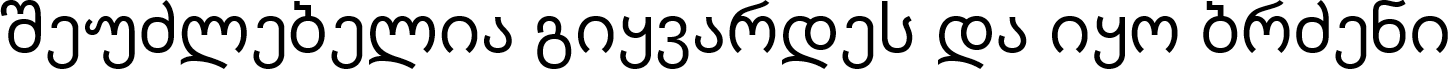
#> input picture 6sem/result/input/phrase.png, 1448 x 69 px
$ python main.py
#> lines starting #> are read from the running program, lines starting #| are printed output that depends on the picture; after the words box and inside, x2 and y2 are one past the last pixel; in counts of white or black regions, pixels touching at a corner belong together
#> in main, input_img is the input picture: PIL image 1448x69 RGB; min 0, max 255, mean 203.4
### 6sem/result/help.py
import numpy as np
from matplotlib import pyplot as plt

def gray(input: np.array) -> np.array:
    H, W = input.shape[:2]
#> H = 69; W = 1448
    output = np.zeros((H, W), dtype=input.dtype)

    R = input[:, :, 0]
    G = input[:, :, 1]
    B = input[:, :, 2]
    output = 0.2126*R + 0.7152*G + 0.0722*B

    return output

def binarization(input: np.array, d: int, t: float) -> np.array:
#> called with d = 5, t = 0.15
    H, W = input.shape[:2]
#> H = 69; W = 1448
    output = np.zeros((H, W), dtype=input.dtype)
    r = W  // (d * 2)
#> r = 144

    intImg = input.cumsum(axis=0).cumsum(axis=1)

    i, j = np.meshgrid(np.arange(W), np.arange(H))
    w1 = np.maximum(i - r, 0)
    w2 = np.minimum(i + r, W - 1)
    h1 = np.maximum(j - r, 0)
    h2 = np.minimum(j + r, H - 1)

    count = (w2 - w1) * (h2 - h1)
    sum_val = intImg[h2, w2] - intImg[h1 + 1, w2] - intImg[h2, w1 + 1] + intImg[h1 + 1, w1 + 1]

    mask = input * count <= sum_val * (1 - t)
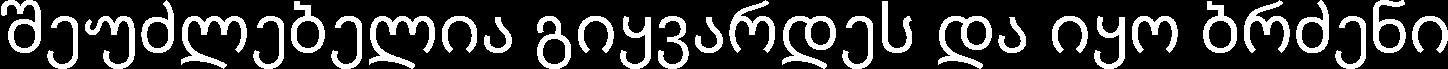
#> mask: shape (69, 1448) bool; 21.1% white; 31 white regions, largest, box (x1, y1, x2, y2) and area: (369, 16, 435, 69) 1154, (181, 16, 247, 69) 1127, (782, 16, 836, 69) 1091
    output[mask] = 0
    output[~mask] = 255

    return output

# [30 lines left out: functions write_profile_x, write_profile_y, not called in this run]

def get_borders_symbol(input: np.array) -> np.array:
    profile_x = input.sum(axis=0)
    borders = []

    i = 0
    while i < profile_x.shape[0]:
        if profile_x[i] != 0:
            x_start = i
            dist = 0
            while profile_x[i + dist] != 0:
                dist += 1
                if i + dist >= profile_x.shape[0]:
                    i += 1
                    break
            i += dist
            x_end = i - 1

            letter_array = input[:, x_start : x_end + 1]
            profile_y = letter_array.sum(axis=1)
            j = 0
            while j < profile_y.shape[0]:
                if profile_y[j] != 0:
                    y_start = j
                    break
                j += 1

            j = profile_y.shape[0] - 1
            while j >= 0:
                if profile_y[j] != 0:
                    y_end = j
                    break
                j -= 1

            borders.append(((x_start, y_start), (x_end, y_end)))
        i += 1

    return borders

def get_borders_line(input: np.array) -> np.array:
    profile_y = input.sum(axis=1)
    borders = []

    i = 0
    while i < profile_y.shape[0]:
        if profile_y[i] != 0:
            y_start = i
            dist = 0
            while profile_y[i + dist] != 0:
                dist += 1
                if i + dist >= profile_y.shape[0]:
                    i += 1
                    break
            i += dist
            y_end = i - 1

            letter_array = input[y_start : y_end + 1, :]
            profile_x = letter_array.sum(axis=0)
            j = 0
            while j < profile_x.shape[0]:
                if profile_x[j] != 0:
                    x_start = j
                    break
                j += 1

            j = profile_x.shape[0] - 1
            while j >= 0:
                if profile_x[j] != 0:
                    x_end = j
                    break
                j -= 1

            borders.append(((x_start, y_start), (x_end, y_end)))
        i += 1

    return borders

def get_borders_text(input: np.array) -> np.array:
    profile_x = input.sum(axis=0)
    profile_y = input.sum(axis=1)
    borders = []

    i = 0
    while i < profile_x.shape[0]:
        if profile_x[i] != 0:
            x_start = i
            break
        i += 1

    i = profile_x.shape[0] - 1
    while i >= 0:
        if profile_x[i] != 0:
            x_end = i
            break
        i -= 1

    i = 0
    while i < profile_y.shape[0]:
        if profile_y[i] != 0:
            y_start = i
            break
        i += 1

    i = profile_y.shape[0] - 1
    while i >= 0:
        if profile_y[i] != 0:
            y_end = i
            break
        i -= 1

    borders.append((x_start, y_start))
    borders.append((x_end, y_end))

    return borders

### 6sem/result/main.py
import numpy as np
from PIL import Image
import os
from help import gray, binarization, get_borders_symbol, get_borders_line, get_borders_text, write_profile_x, write_profile_y

def main():
    current_folder = os.path.dirname(os.path.abspath(__file__))
    input_folder = os.path.join(current_folder, 'input')
    output_folder = os.path.join(current_folder, 'output/letter')

    file_name = 'phrase.png'
    input_str = os.path.join(input_folder, file_name)
    input_img = Image.open(input_str).convert('RGB')
    input_array = np.array(input_img)

    grey_array = gray(input_array)
    input_bin = binarization(grey_array, 5, 0.15)

    input_bin[input_bin == 0] = 1
    input_bin[input_bin == 255] = 0

    borders_symbol = get_borders_symbol(input_bin)
#> in get_borders_symbol, `profile_x = input.sum(axis=0)`: profile_x = 1448 values, max 50 at index 887, min 0 at index 0, mean 14.58
#> after the loop in get_borders_symbol, `while i < profile_x.shape[0]:`: borders = 31 items; i = 1450
#> borders_symbol = 31 items
    for i in range(0, len(borders_symbol)):
        letter_array = input_array[borders_symbol[i][0][1] : borders_symbol[i][1][1] + 1, borders_symbol[i][0][0] : borders_symbol[i][1][0] + 1]
        letter_img = Image.fromarray(letter_array)
        output_path = os.path.join(output_folder, f'letter_{i+1}.png')
        letter_img.save(output_path)
#> this loop made 31 passes

    output_folder = os.path.join(current_folder, 'output')

    file_name = 'phrase_2.png'
    input_str = os.path.join(input_folder, file_name)
    input_img = Image.open(input_str).convert('RGB')
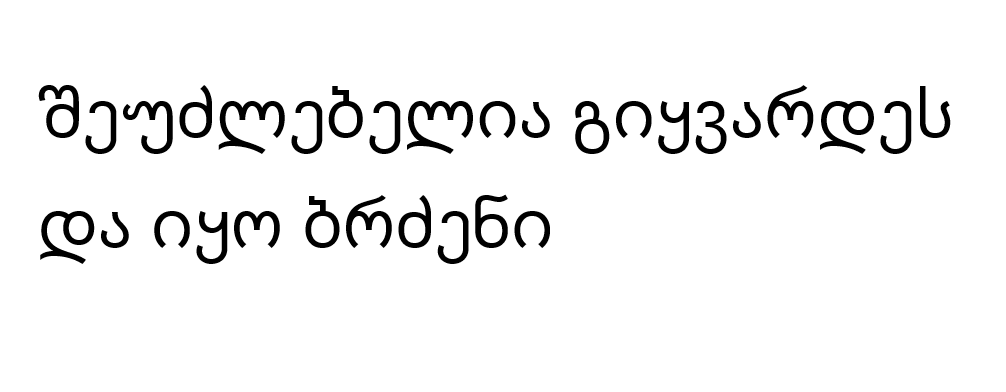
#> input picture 6sem/result/input/phrase_2.png, 1006 x 392 px
#> input_img is the input picture: PIL image 1006x392 RGB; min 0, max 255, mean 241.9
    input_array = np.array(input_img)

    grey_array = gray(input_array)
    input_bin = binarization(grey_array, 5, 0.15)
#> call 2 of binarization, with d = 5, t = 0.15
#> in binarization (call 2), `intImg = input.cumsum(axis=0).cumsum(axis=1)`:
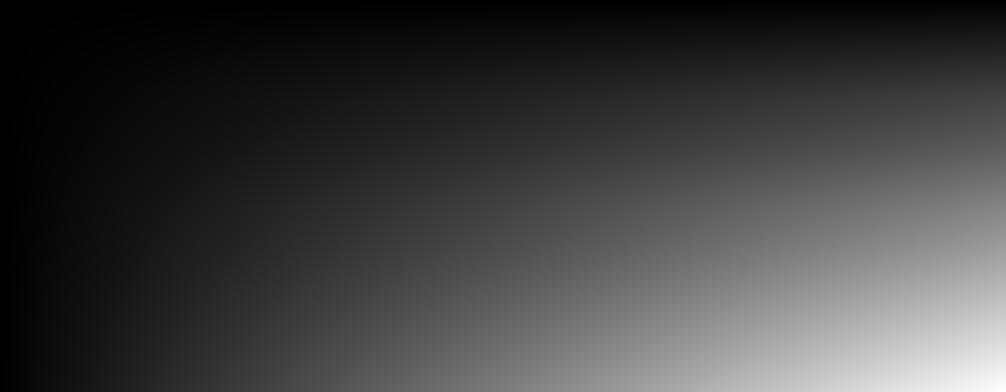
#> intImg: shape (392, 1006) float64; min 255, max 95404300, mean 23505346.5; drawn with min black and max white
#> in binarization (call 2), `sum_val = intImg[h2, w2] - intImg[h1 + 1, w2] - intImg[h2, w1 + 1] + i..`:
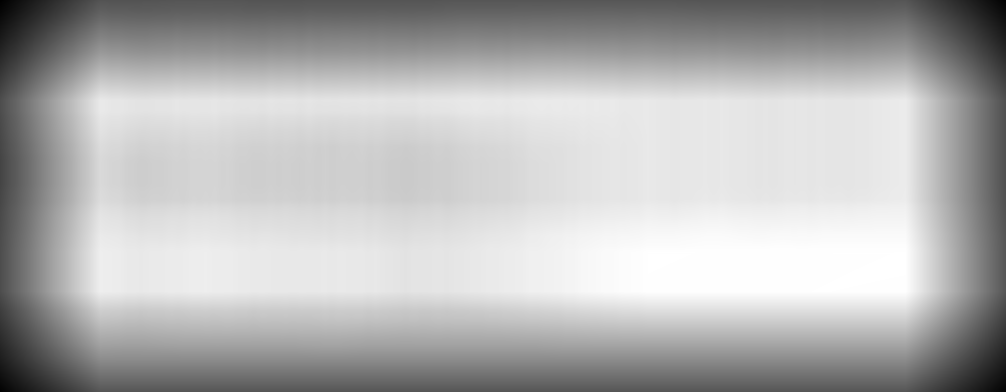
#> sum_val: shape (392, 1006) float64; min 2416971, max 10098255, mean 7841073.6; drawn with min black and max white
#> in binarization (call 2), `mask = input * count <= sum_val * (1 - t)`:
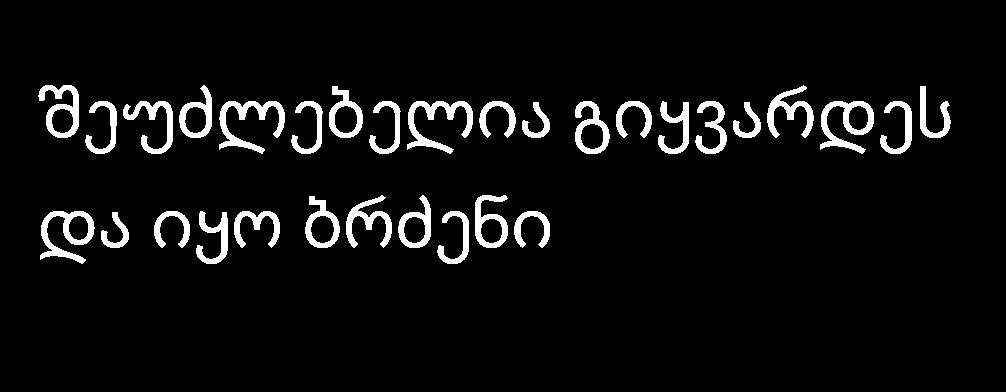
#> mask: shape (392, 1006) bool; 5.6% white; 31 white regions, largest, box (x1, y1, x2, y2) and area: (219, 101, 285, 154) 1185, (407, 101, 473, 154) 1183, (820, 101, 874, 154) 1132

    input_bin[input_bin == 0] = 1
    input_bin[input_bin == 255] = 0

    borders_text = get_borders_text(input_bin)
#> in get_borders_text, `profile_x = input.sum(axis=0)`: profile_x = 1006 values, max 84 at index 225, min 0 at index 0, mean 21.92
#> in get_borders_text, `profile_y = input.sum(axis=1)`: profile_y = 392 values, max 523 at index 105, min 0 at index 0, mean 56.25
#> after the loop in get_borders_text, `while i < profile_x.shape[0]:`: i = 38
#> after the loop in get_borders_text, `while i >= 0:`: i = 950
#> after the loop in get_borders_text, `while i < profile_y.shape[0]:`: i = 85
#> after the loop in get_borders_text, `while i >= 0:`: i = 263
#> borders_text = [(38, 85), (950, 263)]
    text_array = input_array[borders_text[0][1] : borders_text[1][1] + 1, borders_text[0][0] : borders_text[1][0] + 1]
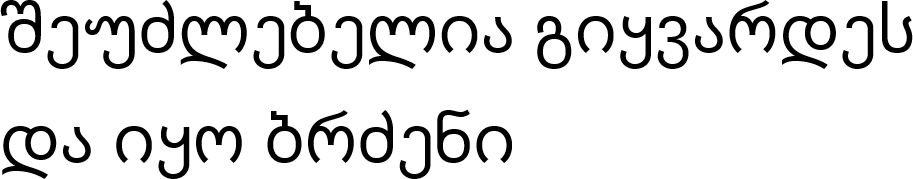
#> text_array: shape (179, 913, 3); min 0, max 255, mean 223.5
    text_img = Image.fromarray(text_array)
    output_path = os.path.join(output_folder, f'text.png')
    text_img.save(output_path)

    borders_line = get_borders_line(input_bin)
#> after the loop in get_borders_line, `while i < profile_y.shape[0]:`: borders = [((38, 85), (950, 153)), ((40, 195), (549, 263))]; i = 392
#> borders_line = [((38, 85), (950, 153)), ((40, 195), (549, 263))]
    for i in range(0, len(borders_line)):
        line_array = input_array[borders_line[i][0][1] : borders_line[i][1][1] + 1, borders_line[i][0][0] : borders_line[i][1][0] + 1]
        line_img = Image.fromarray(line_array)
        output_path = os.path.join(output_folder, f'line_{i+1}.png')
        line_img.save(output_path)
#> this loop made 2 passes
#> pass 2, in main, `line_array = input_array[borders_line[i][0][1] : borders_line[i][1][1]..`:
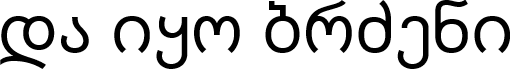
#> line_array: shape (69, 510, 3); min 0, max 255, mean 204.7

if __name__ == '__main__':
    main()
